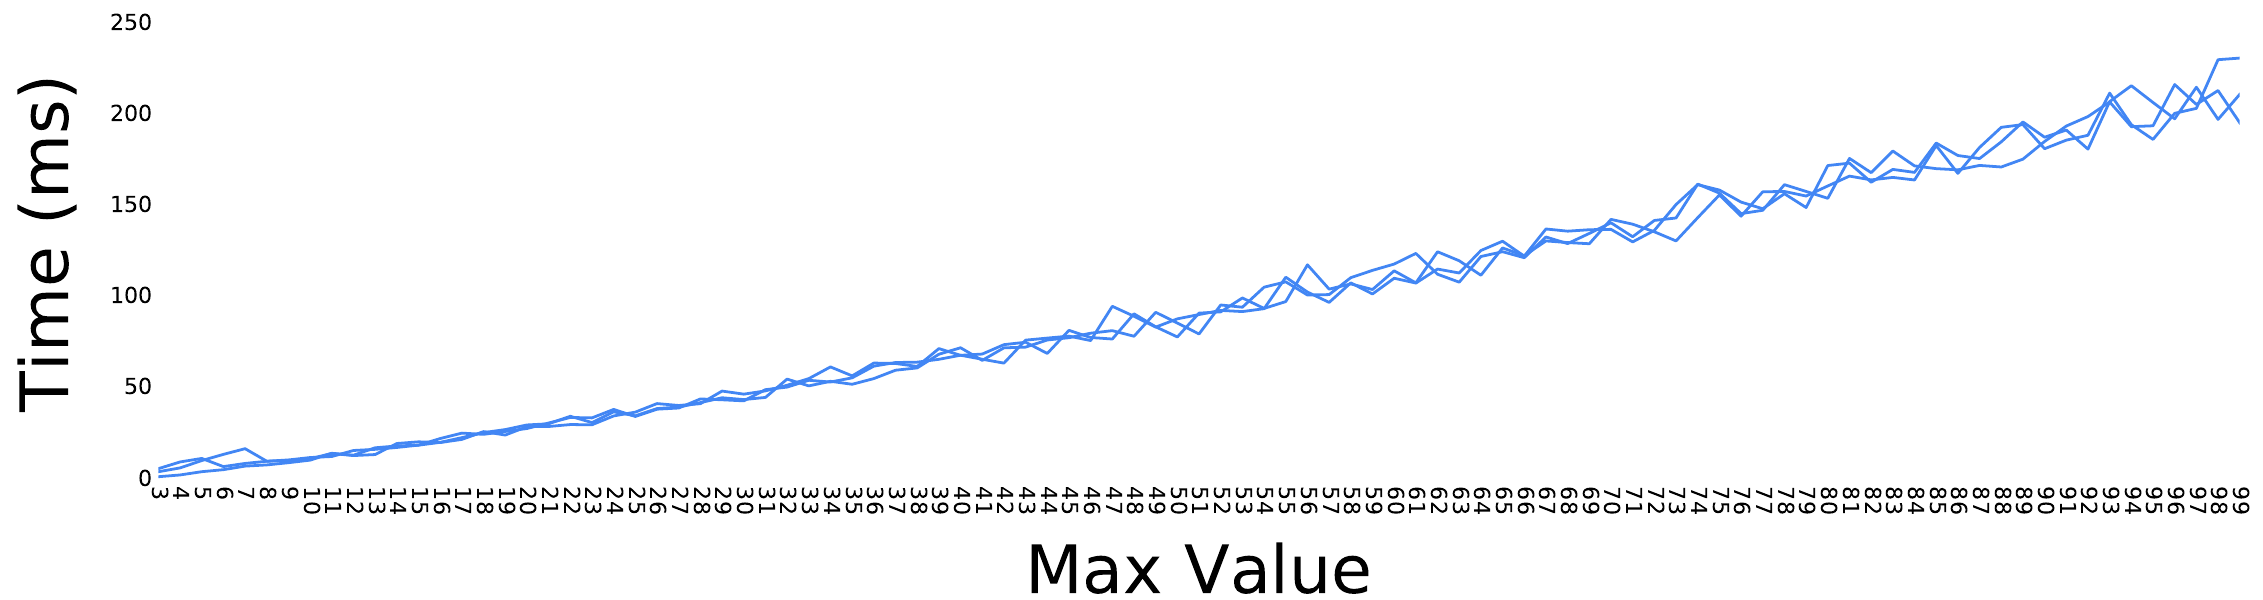

Write the Python code that produced this figure.
import sys
sys.path.append("..\..")

from pSPRITE import SPRITE
import numpy as np
import pylab as plt
import time


decimals=2
def std(data,u):
    return (sum([(i-u)**2 for i in data])/(len(data)-1))**.5


failed=[]


fig=plt.figure(figsize=(22.62372, 6))  
ax = fig.add_subplot(111)
fig.subplots_adjust(bottom=.20)
fig.subplots_adjust(top=.99)
fig.subplots_adjust(right=.99)
fig.subplots_adjust(left=.07)


n=99
for run in range(3):
    print run
    times=[]
    for r in range(3,100):
        i=np.random.choice(range(1,r),n)
        u=round(sum(i)/float(len(i)),decimals)
        sd=round(std(i,u),decimals)
        start=time.clock()
        x=SPRITE(u,decimals,sd,decimals,n,1,r-1)
        end=time.clock()
        if type(x)==type('string'):
            failed.append(x)
        times.append(end-start)
    plt.plot(range(3,100),times,linewidth=2.0,color="#4286f4")



ax.tick_params(axis='y',length=0,width=0,direction='out',labelsize=16)
ax.tick_params(axis='x',length=0,labelsize=16,pad=5)
ax.spines['top'].set_visible(False)
ax.spines['right'].set_visible(False)
ax.spines['left'].set_visible(False)
ax.spines['bottom'].set_visible(False)
ax.spines['left'].set_position(['outward',0])
ax.yaxis.set_ticks_position('left')
ax.set_xticks([i for i in range(2,100)])
ax.set_xticklabels([str(i) for i in range(2,100)],rotation=270)
fig.canvas.draw()
ylabels=ax.get_yticklabels()
ax.set_yticklabels([str(int(float(i.get_text())*1000)) for i in ylabels if i.get_text()!=u''])
ax.set_ylabel('Time (ms)',fontsize=48,labelpad=20)
ax.set_xlabel('Max Value',fontsize=48,labelpad=20)
ax.set_xlim(3,99)
ax.set_ylim(0,float(ylabels[-1].get_text())/1000+.01)
plt.savefig('figure2c.pdf')
plt.savefig('figure2c.svg')
plt.show()



plt.show()

